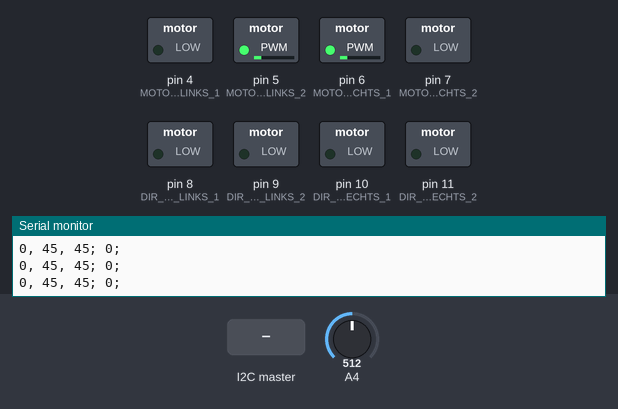
This sketch was run on a simulated Arduino Uno, built with avr-gcc and run on an emulated ATmega328P. Shown: switched loads named in the sketch (green lamp = pin HIGH), the last lines printed to the serial monitor. Dashed ring = blinking. Inputs (shaded band) come from the test bench; at power-on: A4 = 512.

Above: at 1.2 s.
1.3 s: the I2C master sends the byte 1
At 1.55 s:
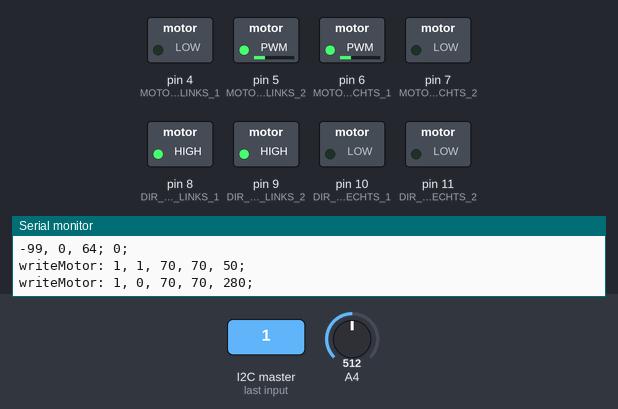
4.3 s: the I2C master sends the byte 90
At 4.9 s:
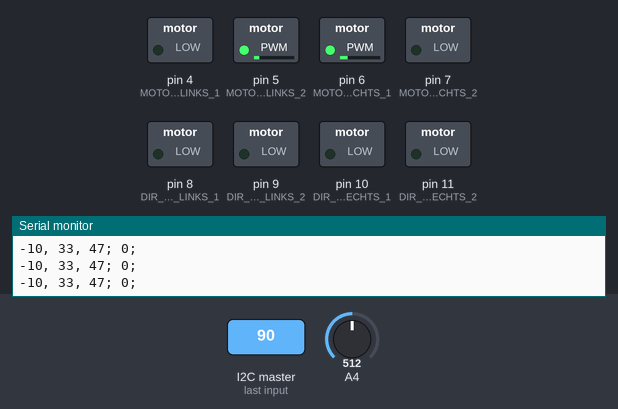
7.3 s: A4 set to 716
At 8.3 s:
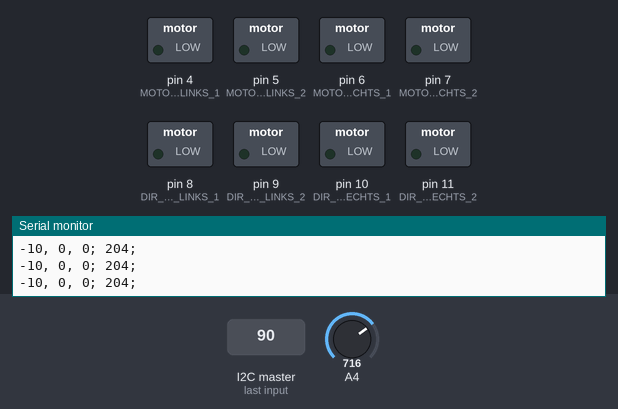
8.8 s: A4 set to 567
10.3 s: A4 set to 546
At 10.6 s:
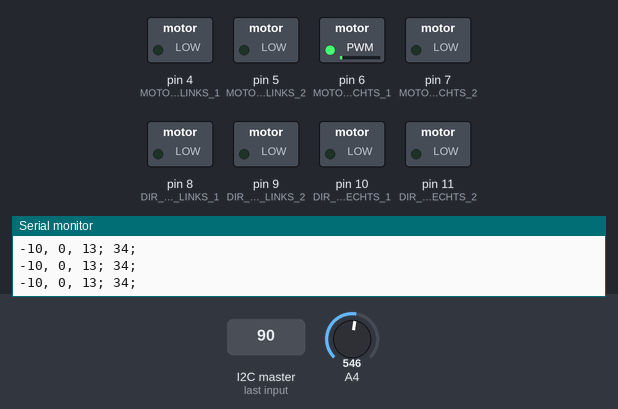
13.3 s: A4 set to 306
At 13.9 s:
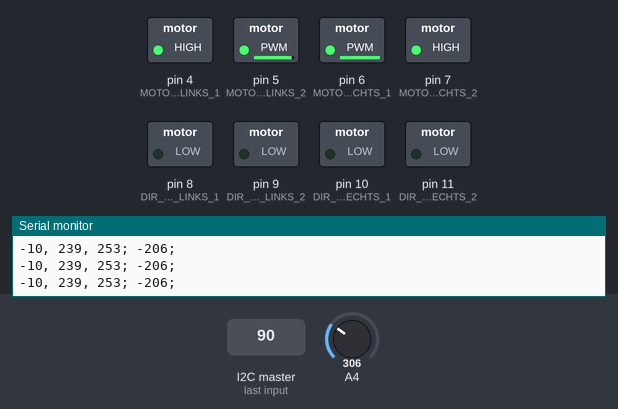
Timing chart, 0 to 15.8 s (numbered marks = the images above; inputs shaded):
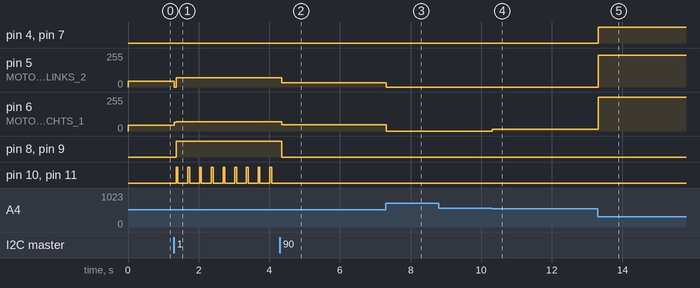

The sketch:

sketch.ino
```cpp
#include <Wire.h>

#define MOTOR_PWM_LINKS_1 4
#define MOTOR_PWM_LINKS_2 5
#define MOTOR_PWM_RECHTS_1 6
#define MOTOR_PWM_RECHTS_2 7

#define DIR_MOTOR_LINKS_1 8
#define DIR_MOTOR_LINKS_2 9
#define DIR_MOTOR_RECHTS_1 10
#define DIR_MOTOR_RECHTS_2 11

#define LINKS_DRIFT 0
#define RECHTS_DRIFT 0

#define AUSGLEICH_MOTOR_LINKS_1 0
#define AUSGLEICH_MOTOR_LINKS_2 0
#define AUSGLEICH_MOTOR_RECHTS_1 0
#define AUSGLEICH_MOTOR_RECHTS_2 0

#define GRUND_GESCHWINDIGKEIT 45

int geschwindigkeitLinks;
int geschwindigkeitRechts;

int pi = 250;
int line = 0;
boolean noLine = false;
boolean noLineEvent = false;
int noLineCounter = 0;

boolean piStopped = false;

boolean finishedRight;
boolean finishedLeft;
boolean opperationFinished;

boolean greenLeft = false;
boolean greenRight = false;
boolean greenBoth = false;

boolean cornerLeft = false;
boolean cornerRight = false;
int counter = 0;

int neigung;
int neigung_offset;
int neigung_scale = 1; // higher = lower

void receiveEvent(int howMany) {
  while (1 < Wire.available()) {
    char c = Wire.read();
    Serial.print(c);
  }
  pi = Wire.read();
  Serial.println(pi);
}

void seriellerMonitor() {
  Serial.print(line);
  Serial.print(", ");
  Serial.print(geschwindigkeitLinks);
  Serial.print(", ");
  Serial.print(geschwindigkeitRechts);
  Serial.print("; ");
  Serial.print(neigung);
  Serial.println("; ");
}

void datenAuswerten() {
  if (pi > 0 && pi < 200) {
    line = pi - 100;
  }
  if (pi == 225) {
    noLine = true;
    Serial.print("no Line");
  } else {
    noLine = false;
  }

  if (pi == 215) {
    piStopped = true;
    analogWrite(MOTOR_PWM_LINKS_1, 0);
    analogWrite(MOTOR_PWM_LINKS_2, 0);
    analogWrite(MOTOR_PWM_RECHTS_1, 0);
    analogWrite(MOTOR_PWM_RECHTS_2, 0);
  } else {
    piStopped = false;
  }

  if (pi == 206) {
    greenLeft = true;
  } else {
    greenLeft = false;
  }

  if (pi == 207) {
    greenRight = true;
  } else {
    greenLeft = false;
  }

  if (pi == 208) {
    greenBoth = true;
  } else {
    greenBoth = false;
  }

  if (pi == 201) {
    cornerLeft = true;
  } else {
    cornerLeft = false;
  }

  if (pi == 202) {
    cornerRight = true;
  } else {
    cornerRight = false;
  }
}

void geschwindigkeitAnpassen() {
  if (line > 0) {
    geschwindigkeitLinks = GRUND_GESCHWINDIGKEIT + (line * 0.2) + LINKS_DRIFT;
    geschwindigkeitRechts = GRUND_GESCHWINDIGKEIT - (line * 1.2) + RECHTS_DRIFT;
  } else if (line < 0) {
    geschwindigkeitLinks = GRUND_GESCHWINDIGKEIT + (line * 1.2) + LINKS_DRIFT;
    geschwindigkeitRechts = GRUND_GESCHWINDIGKEIT - (line * 0.2) + RECHTS_DRIFT;
  }

  geschwindigkeitLinks = geschwindigkeitLinks - (neigung / neigung_scale);
  geschwindigkeitRechts = geschwindigkeitRechts - (neigung / neigung_scale);

  if (geschwindigkeitLinks < 0) {
    geschwindigkeitLinks = 0;
  } else if (geschwindigkeitLinks > 255) {
    geschwindigkeitLinks = 255;
  }
  if (line == 0) {
    geschwindigkeitLinks = GRUND_GESCHWINDIGKEIT  + LINKS_DRIFT;
    geschwindigkeitRechts = GRUND_GESCHWINDIGKEIT  + RECHTS_DRIFT;
  }

  if (geschwindigkeitRechts < 0) {
    geschwindigkeitRechts = 0;
  } else if (geschwindigkeitRechts > 255) {
    geschwindigkeitRechts = 255;
  }

  digitalWrite(DIR_MOTOR_LINKS_1, LOW);
  digitalWrite(DIR_MOTOR_RECHTS_1, LOW);
  digitalWrite(DIR_MOTOR_LINKS_2, LOW);
  digitalWrite(DIR_MOTOR_RECHTS_2, LOW);
  int speedMotor1 = geschwindigkeitLinks + AUSGLEICH_MOTOR_LINKS_1;
  if (speedMotor1 < 0) {
    speedMotor1 = 1;
  }
  int speedMotor2 = geschwindigkeitLinks + AUSGLEICH_MOTOR_LINKS_2;
  if (speedMotor2 < 0) {
    speedMotor2 = 1;
  }
  int speedMotor3 = geschwindigkeitRechts + AUSGLEICH_MOTOR_RECHTS_1;
  if (speedMotor3 < 0) {
    speedMotor2 = 1;
  }
  int speedMotor4 = geschwindigkeitRechts + AUSGLEICH_MOTOR_RECHTS_2;
  if (speedMotor4 < 0) {
    speedMotor4 = 1;
  }
  analogWrite(MOTOR_PWM_LINKS_1, speedMotor1);
  analogWrite(MOTOR_PWM_LINKS_2, speedMotor2);
  analogWrite(MOTOR_PWM_RECHTS_1, speedMotor3);
  analogWrite(MOTOR_PWM_RECHTS_2, speedMotor4);
  /*Serial.print("Motor: ");
  Serial.print(speedMotor1 + " ");
  Serial.print(speedMotor2 + " ");
  Serial.print(speedMotor3 + " ");
  Serial.println(speedMotor4 + " ");*/
}

void writeMotor(int directionLeft, int directionRight, int motorSpeedLeft , int motorSpeedRight , int howLong) {
  Serial.print("writeMotor: ");
  Serial.print(directionLeft);
  Serial.print(", ");
  Serial.print(directionRight);
  Serial.print(", ");
  Serial.print(motorSpeedLeft);
  Serial.print(", ");
  Serial.print(motorSpeedRight);
  Serial.print(", ");
  Serial.print(howLong);
  Serial.println(";");
  motorSpeedLeft = motorSpeedLeft + LINKS_DRIFT;
  motorSpeedRight = motorSpeedRight + RECHTS_DRIFT;
  digitalWrite(DIR_MOTOR_LINKS_1, directionLeft);
  digitalWrite(DIR_MOTOR_LINKS_2, directionLeft);
  digitalWrite(DIR_MOTOR_RECHTS_1, directionRight);
  digitalWrite(DIR_MOTOR_RECHTS_2, directionRight);
  int speedMotor1 = motorSpeedLeft + AUSGLEICH_MOTOR_LINKS_1;
  if (speedMotor1 < 0) {
    speedMotor1 = 1;
  }
  int speedMotor2 = motorSpeedLeft + AUSGLEICH_MOTOR_LINKS_2;
  if (speedMotor2 < 0) {
    speedMotor2 = 1;
  }
  int speedMotor3 = motorSpeedRight + AUSGLEICH_MOTOR_RECHTS_1;
  if (speedMotor3 < 0) {
    speedMotor2 = 1;
  }
  int speedMotor4 = motorSpeedRight + AUSGLEICH_MOTOR_RECHTS_2;
  if (speedMotor4 < 0) {
    speedMotor4 = 1;
  }
  analogWrite(MOTOR_PWM_LINKS_1, speedMotor1);
  analogWrite(MOTOR_PWM_LINKS_2, speedMotor2);
  analogWrite(MOTOR_PWM_RECHTS_1, speedMotor3);
  analogWrite(MOTOR_PWM_RECHTS_2, speedMotor4);
  delay(howLong);
}

void setup() {
    Wire.begin(0x04);
    Wire.onReceive(receiveEvent);
    Serial.begin(9600);
    Serial.println("Hello World!");
    pinMode(4, OUTPUT);
    pinMode(5, OUTPUT);
    pinMode(6, OUTPUT);
    pinMode(7, OUTPUT);
    pinMode(8, OUTPUT);
    pinMode(9, OUTPUT);
    pinMode(10, OUTPUT);
    pinMode(11, OUTPUT);
    pinMode(A4, INPUT);
    neigung_offset = analogRead(A4);
}

void loop() {

    datenAuswerten();

    while (!piStopped) {
    neigung = analogRead(A4) - neigung_offset;
    //Serial.println(neigung);

    datenAuswerten();
    geschwindigkeitAnpassen();
    seriellerMonitor();

    if (noLine) {
        writeMotor(0, 0, 70, 70, 300);
        datenAuswerten();
         while (noLine) {
            writeMotor(1, 1, 70, 70, 1);
            datenAuswerten();
        }
    }

    if (pi == 206) {
        Serial.println("Grüner Punkt rechts");
        Serial.println("1");
        writeMotor(0,0,70,70,400);
        Serial.println("2");
        writeMotor(1, 0, 70, 70, 1200);
        while (line < -30) {
            Serial.println("3");
            writeMotor(1, 0, 70, 70, 10);
            datenAuswerten();
        }
        Serial.println("4");
        greenLeft = false;
    }

    if (greenRight) {
      Serial.println("Grüner Punkt rechts");
        Serial.println("1");
        writeMotor(0,0,70,70,400);
        Serial.println("2");
        writeMotor(0, 1, 70, 70, 1200);
        while (line > 30) {
            Serial.println("3");
            writeMotor(0, 1, 70, 70, 10);
            datenAuswerten();
        }
        Serial.println("4");
        greenRight = false;
    }

    if (greenBoth) {
        Serial.println("both");
        writeMotor(0,0,1,1,1000);
        greenBoth = false;
    }

    if (cornerLeft) {
        counter = 0;
        Serial.println("cornerLeft.");
        writeMotor(0, 0, 70, 70, 400);
        writeMotor(1, 0, 70, 70, 1200);
        while (line < -30) {
            writeMotor(1, 0, 70, 70, 10);
            datenAuswerten();
            counter++;
            if(counter >= 60){
                writeMotor(0, 0, 0, 0, 2000);
                counter = 0;
            }
        }
    }

    if (cornerRight) {
        counter = 0;
        Serial.println("cornerRight.");
        writeMotor(0, 0, 70, 70, 400);
        writeMotor(0,1,70,70,1200);
        while (line > 30) {
            writeMotor(0, 1, 70, 70, 10);
            datenAuswerten();
            counter++;
            if(counter >= 60){
                writeMotor(0, 0, 0, 0, 2000);
                counter = 0;
            }
        }
    }

    if (line < -70 && noLine == false) {
        writeMotor(1, 1, 70, 70, 50);
        writeMotor(1, 0, 70, 70, 280);
    }

    if (line > 70 && noLine == false) {
        writeMotor(1, 1, 70, 70, 50);
        writeMotor(0, 1, 70, 70, 280);
    }
  }
}
```

Measured:
- after the input at 1.3 s, pin 5 (MOTOR_PWM_LINKS_2), pin 6 (MOTOR_PWM_RECHTS_1): 45/255 → 70/255 at once; pin 8 (DIR_MOTOR_LINKS_1), pin 9 (DIR_MOTOR_LINKS_2): LOW → HIGH after 0.06 s; pin 10 (DIR_MOTOR_RECHTS_1), pin 11 (DIR_MOTOR_RECHTS_2): alternates HIGH for 0.05 s and LOW for 0.28 s, starting after 0.06 s
- after the input at 4.3 s, pin 5 (MOTOR_PWM_LINKS_2): 70/255 → 33/255 after 0.05 s; pin 6 (MOTOR_PWM_RECHTS_1): 70/255 → 47/255 after 0.05 s; pin 8 (DIR_MOTOR_LINKS_1), pin 9 (DIR_MOTOR_LINKS_2): HIGH → LOW after 0.05 s; pin 10 (DIR_MOTOR_RECHTS_1), pin 11 (DIR_MOTOR_RECHTS_2): stops changing and stays LOW
- after the input at 7.3 s, pin 5 (MOTOR_PWM_LINKS_2): 33/255 → 0/255 at once; pin 6 (MOTOR_PWM_RECHTS_1): 47/255 → 0/255 at once
- after the input at 10.3 s, pin 6 (MOTOR_PWM_RECHTS_1): 0/255 → 13/255 at once
- after the input at 13.3 s, pin 4 (MOTOR_PWM_LINKS_1), pin 7 (MOTOR_PWM_RECHTS_2): LOW → HIGH at once; pin 5 (MOTOR_PWM_LINKS_2): 0/255 → 239/255 at once; pin 6 (MOTOR_PWM_RECHTS_1): 13/255 → 253/255 at once
